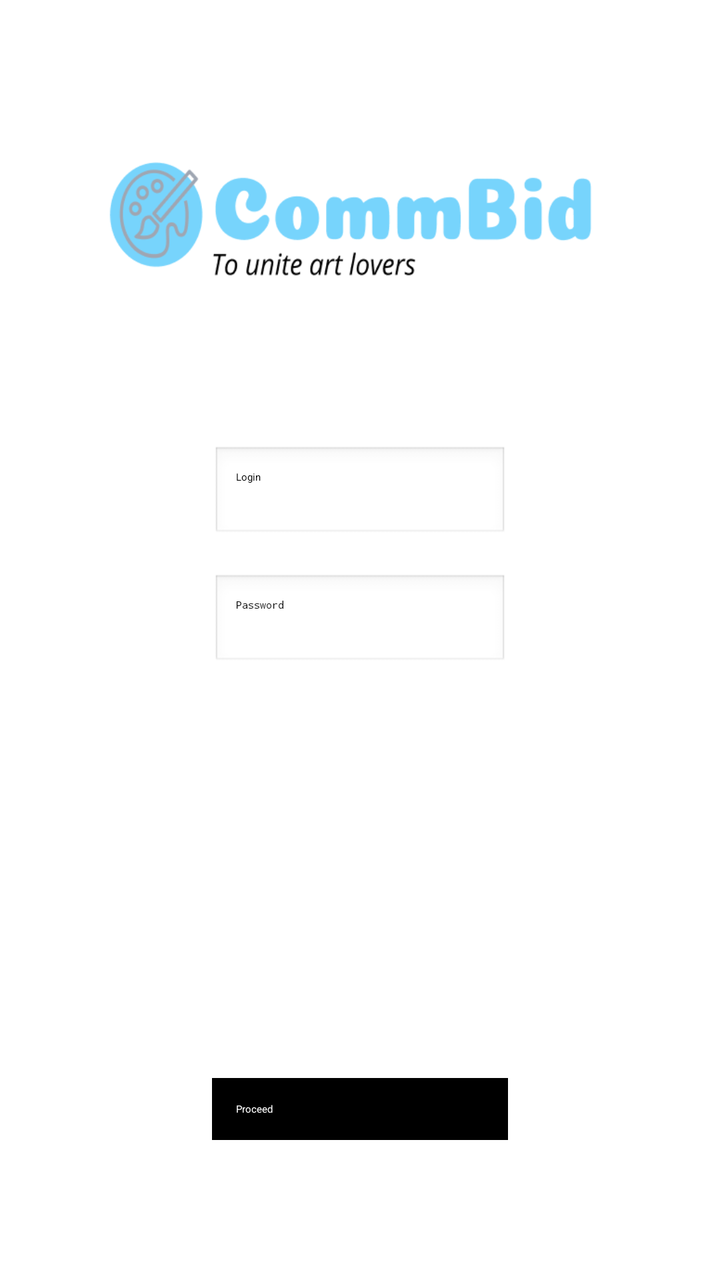
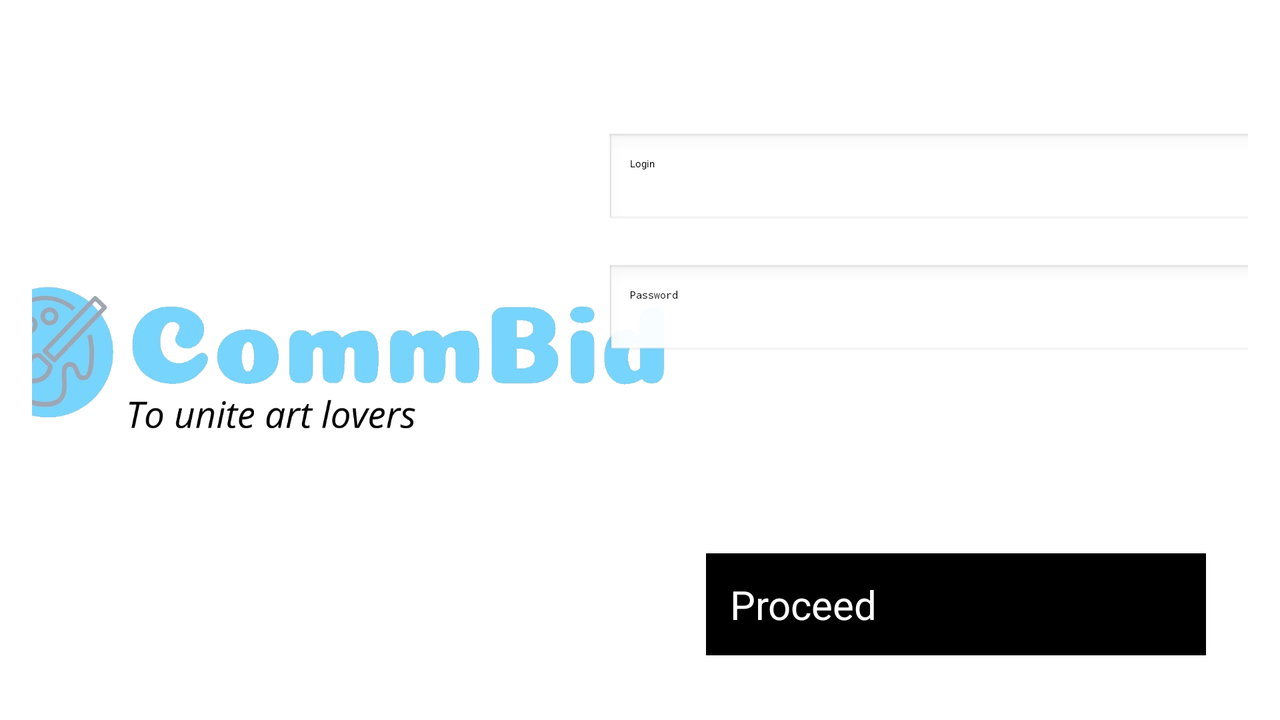

First picture: res/layout/ on a phone held upright. Second picture: the repository's own variant of that layout, on a device whose configuration matches the variant's folder. Source for both follows.
<!-- AndroidManifest.xml: application theme Theme.CommBidApp -->
<!-- res/layout/login_activity.xml -->
<LinearLayout
    xmlns:android="http://schemas.android.com/apk/res/android"
    android:id="@+id/main"
    android:layout_width="match_parent"
    android:layout_height="match_parent"
    android:orientation="vertical"
    android:gravity="center_horizontal"
    android:background="@android:color/white"
    android:padding="16dp">

    <ImageView
        android:id="@+id/logoImageView"
        android:layout_width="wrap_content"
        android:layout_height="183dp"
        android:layout_marginBottom="24dp"
        android:src="@drawable/logo" />

    <EditText
        android:id="@+id/loginEditText"
        android:layout_width="match_parent"
        android:layout_height="wrap_content"
        android:layout_marginLeft="90dp"
        android:layout_marginRight="90dp"
        android:layout_marginBottom="16dp"
        android:background="@android:drawable/edit_text"
        android:hint="Login"
        android:padding="12dp" />

    <EditText
        android:id="@+id/passwordEditText"
        android:layout_width="match_parent"
        android:layout_height="wrap_content"
        android:hint="Password"
        android:inputType="textPassword"
        android:padding="12dp"
        android:layout_marginBottom="16dp"
        android:layout_marginLeft="90dp"
        android:layout_marginRight="90dp"
        android:background="@android:drawable/edit_text" />

    <LinearLayout
        android:layout_width="wrap_content"
        android:layout_height="wrap_content"
        android:orientation="horizontal"
        android:gravity="center"
        android:layout_marginBottom="40dp"
        android:layout_marginTop="40dp">

        <ImageView
            android:id="@+id/facebookIcon"
            android:layout_width="48dp"
            android:layout_height="48dp"
            android:src="@drawable/fb_icon" />

        <ImageView
            android:id="@+id/instagramIcon"
            android:layout_width="48dp"
            android:layout_height="48dp"
            android:layout_marginLeft="16dp"
            android:src="@drawable/ig_icon" />
    </LinearLayout>

    <Button
        android:id="@+id/proceedButton"
        android:layout_width="match_parent"
        android:layout_height="wrap_content"
        android:text="Proceed"
        android:background="@android:color/black"
        android:textColor="@android:color/white"
        android:padding="12dp"
        android:layout_marginTop="60dp"
        android:layout_marginLeft="90dp"
        android:layout_marginRight="90dp"
        android:textAllCaps="false" />

</LinearLayout>
<!-- resources referenced by this layout -->
<resources>
  <!-- drawable logo: png bitmap (drawable, 17040 bytes) -->
</resources>
<!-- res/layout-land/login_activity.xml (the repository's variant of the layout above) -->
<!-- drawn on the phone turned sideways -->
<androidx.constraintlayout.widget.ConstraintLayout
    xmlns:android="http://schemas.android.com/apk/res/android"
    xmlns:app="http://schemas.android.com/apk/res-auto"
    xmlns:tools="http://schemas.android.com/tools"
    android:id="@+id/main"
    android:layout_width="match_parent"
    android:layout_height="match_parent"
    android:orientation="vertical"
    android:gravity="center_horizontal"
    android:background="@android:color/white"
    android:padding="16dp">

    <ImageView
        android:id="@+id/logoImageView"
        android:layout_width="350dp"
        android:layout_height="200dp"
        android:src="@drawable/logo_commbid"
        app:layout_constraintBottom_toBottomOf="parent"
        app:layout_constraintEnd_toStartOf="@+id/guideline15"
        app:layout_constraintStart_toStartOf="parent"
        app:layout_constraintTop_toTopOf="parent" />

    <EditText
        android:id="@+id/loginEditText"
        android:layout_width="350dp"
        android:layout_height="wrap_content"
        android:background="@android:drawable/edit_text"
        android:hint="Login"
        android:padding="12dp"
        app:layout_constraintBottom_toTopOf="@+id/guideline23"
        app:layout_constraintEnd_toEndOf="parent"
        app:layout_constraintStart_toStartOf="@+id/guideline36" />

    <EditText
        android:id="@+id/passwordEditText"
        android:layout_width="350dp"
        android:layout_height="wrap_content"
        android:background="@android:drawable/edit_text"
        android:hint="Password"
        android:inputType="textPassword"
        android:padding="12dp"
        app:layout_constraintBottom_toTopOf="@+id/guideline22"
        app:layout_constraintEnd_toEndOf="parent"
        app:layout_constraintStart_toStartOf="@+id/guideline36" />


    <Button
        android:id="@+id/proceedButton"
        android:layout_width="250dp"
        android:layout_height="wrap_content"
        android:background="@android:color/black"
        android:padding="12dp"
        android:text="Proceed"
        android:textAllCaps="false"
        android:textColor="@android:color/white"
        android:textSize="20dp"
        app:layout_constraintBottom_toTopOf="@+id/guideline17"
        app:layout_constraintEnd_toEndOf="parent"
        app:layout_constraintStart_toStartOf="@+id/guideline36" />

    <androidx.constraintlayout.widget.Guideline
        android:id="@+id/guideline15"
        android:layout_width="wrap_content"
        android:layout_height="wrap_content"
        android:orientation="vertical"
        app:layout_constraintGuide_percent="0.48" />

    <androidx.constraintlayout.widget.Guideline
        android:id="@+id/guideline17"
        android:layout_width="wrap_content"
        android:layout_height="wrap_content"
        android:orientation="horizontal"
        app:layout_constraintGuide_percent="0.95" />

    <androidx.constraintlayout.widget.Guideline
        android:id="@+id/guideline18"
        android:layout_width="wrap_content"
        android:layout_height="wrap_content"
        android:orientation="horizontal"
        app:layout_constraintGuide_percent="0.71" />

    <androidx.constraintlayout.widget.Guideline
        android:id="@+id/guideline19"
        android:layout_width="wrap_content"
        android:layout_height="wrap_content"
        android:orientation="vertical"
        app:layout_constraintGuide_percent="0.74" />

    <androidx.constraintlayout.widget.Guideline
        android:id="@+id/guideline20"
        android:layout_width="wrap_content"
        android:layout_height="wrap_content"
        android:orientation="vertical"
        app:layout_constraintGuide_percent="0.78" />

    <ImageView
        android:id="@+id/instagramIcon"
        android:layout_width="48dp"
        android:layout_height="48dp"
        android:src="@drawable/ig_icon"
        app:layout_constraintBottom_toTopOf="@+id/guideline18"
        app:layout_constraintEnd_toStartOf="@+id/guideline19" />

    <ImageView
        android:id="@+id/facebookIcon"
        android:layout_width="48dp"
        android:layout_height="48dp"
        android:src="@drawable/fb_icon"
        app:layout_constraintBottom_toTopOf="@+id/guideline18"
        app:layout_constraintStart_toStartOf="@+id/guideline20" />

    <androidx.constraintlayout.widget.Guideline
        android:id="@+id/guideline22"
        android:layout_width="wrap_content"
        android:layout_height="wrap_content"
        android:orientation="horizontal"
        app:layout_constraintGuide_percent="0.5" />

    <androidx.constraintlayout.widget.Guideline
        android:id="@+id/guideline23"
        android:layout_width="wrap_content"
        android:layout_height="wrap_content"
        android:orientation="horizontal"
        app:layout_constraintGuide_percent="0.3" />

    <androidx.constraintlayout.widget.Guideline
        android:id="@+id/guideline36"
        android:layout_width="wrap_content"
        android:layout_height="wrap_content"
        android:orientation="vertical"
        app:layout_constraintGuide_percent="0.52" />

</androidx.constraintlayout.widget.ConstraintLayout>
<!-- resources referenced by the variant -->
<!-- as the phone turned sideways resolves them -->
<resources>
  <!-- drawable logo_commbid: png bitmap (drawable, 242115 bytes) -->
</resources>
